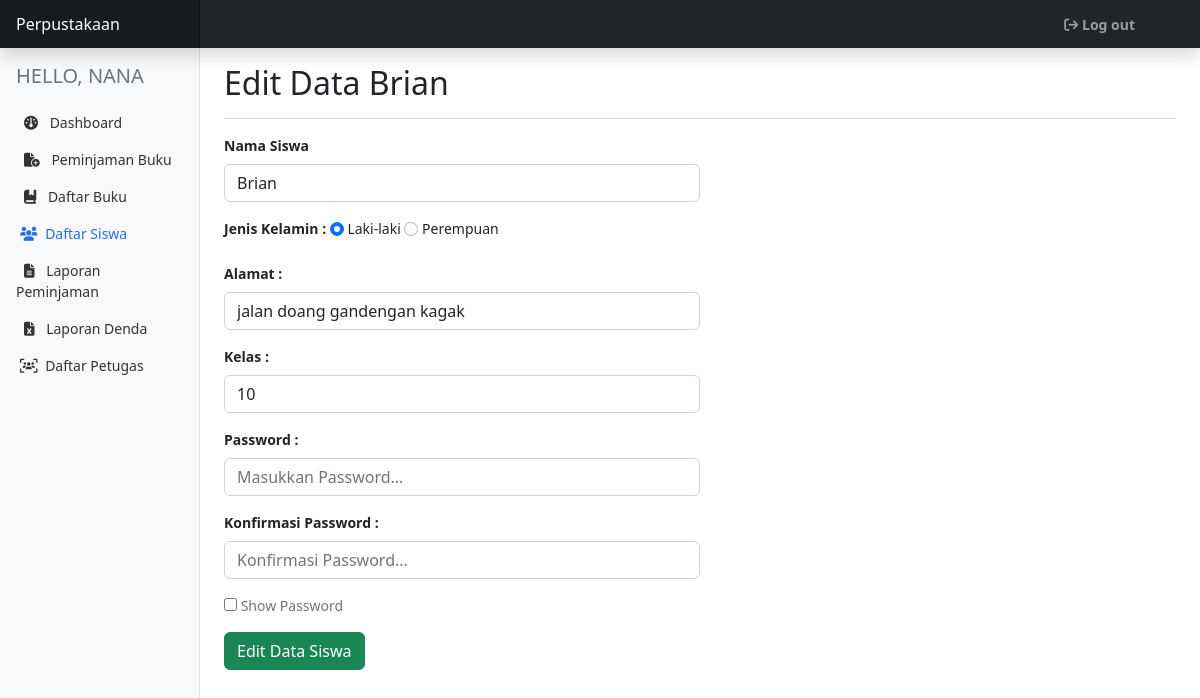
The page /petugas/edit-siswa.php?id=1 (signed in) on the database its author committed.
### tables this page shows
CREATE TABLE `petugas` (
  `nip` int(11) NOT NULL,
  `nama` varchar(50) NOT NULL,
  `jenis_kelamin` enum('L','P') NOT NULL,
  `alamat` varchar(50) NOT NULL,
  `password` varchar(50) NOT NULL,
  `id_level` int(2) NOT NULL
);

CREATE TABLE `siswa` (
  `nis` int(11) NOT NULL,
  `nama` varchar(50) NOT NULL,
  `jenis_kelamin` enum('L','P') NOT NULL,
  `alamat` varchar(50) NOT NULL,
  `id_kelas` int(2) NOT NULL
);

### petugas/edit-siswa.php (the view, shortened to what this page needs)
<!doctype html>
<html lang="en">
<head>
    <link href="../assets/dist/css/bootstrap.min.css" rel="stylesheet">
    <link rel="stylesheet" href="https://cdnjs.cloudflare.com/ajax/libs/font-awesome/6.1.2/css/all.min.css">
    <link rel="stylesheet" href="../assets/bootstrap/css/bootstrap.min.css">
    <link href="../assets/dashboard/dashboard.css" rel="stylesheet">
</head>
<body>
    <?php
        include "../config.php";
        $nip = $_SESSION['nip'];
        $query = mysqli_query ($db, "SELECT * FROM petugas WHERE nip='$nip'");
        $data = mysqli_fetch_array($query);
        ?>
<header class="navbar navbar-dark sticky-top bg-dark flex-md-nowrap p-0 shadow">
    <a class="navbar-brand col-md-3 col-lg-2 me-0 px-3 fs-6" href="#">Perpustakaan</a>
    <div class="navbar-nav">
        <div class="nav-item text-nowrap">
            <form method="POST">
                <button type="submit" class="nav-link btn btn-dark fw-bold px-3 mx-5" name="logout"><i class="fa-solid fa-arrow-right-from-bracket"></i> Log out</button>
            </form>
        </div>
    </div>
</header>
<div class="container-fluid">
    <div class="row">
        <nav id="sidebarMenu" class="col-md-3 col-lg-2 d-md-block bg-light sidebar collapse">
            <div class="position-sticky pt-3 sidebar-sticky">
                <h5 class="heading d-flex justify-content-between align-items-center px-3 mb-3 text-muted text-uppercase">
                    <span>Hello, <?= $data['nama'] ?></span>
                </h5>
                <ul class="nav flex-column">
                    <li class="nav-item">
                        <a class="nav-link" aria-current="page" href="dashboard.php">
                        <i class="fa-solid fa-gauge mx-2"></i>
                        Dashboard
                        </a>
                    </li>
                    <li class="nav-item">
                        <a class="nav-link" aria-current="page" href="peminjaman.php">
                        <i class="fa-solid fa-file-circle-plus mx-2"></i>
                        Peminjaman Buku
                        </a>
                    </li>
                    <li class="nav-item">
                        <a class="nav-link" aria-current="page" href="daftar-buku.php">
                        <i class="fa-solid fa-book-bookmark mx-2"></i>
                        Daftar Buku
                        </a>
                    </li>
                    <li class="nav-item">
                        <a class="nav-link active" aria-current="page" href="daftar-siswa.php">
                        <i class="fa-solid fa-users mx-1"></i>
                        Daftar Siswa
                        </a>
                    </li>
                    <li class="nav-item">
                        <a class="nav-link" aria-current="page" href="daftar-peminjaman.php">
                        <i class="fa-solid fa-file-lines mx-2"></i>
                        Laporan Peminjaman
                        </a>
                    </li>
                    <li class="nav-item">
                        <a class="nav-link" aria-current="page" href="laporan-denda.php">
                        <i class="fa-solid fa-file-excel mx-2"></i>
                        Laporan Denda
                        </a>
                    </li>
                    <?php
                        if($_SESSION['level'] == 1){
                    ?>
                    <li class="nav-item">
                        <a class="nav-link" aria-current="page" href="daftar-petugas.php">
                        <i class="fa-solid fa-users-viewfinder mx-1"></i>
                        Daftar Petugas
                        </a>
                    </li>
                    <?php
                        }
                    ?>
                </ul>
            </div>
        </nav>
        <main class="col-md-9 ms-sm-auto col-lg-10 px-md-4">
            <?php
                $id = $_GET['id'];
                $take = mysqli_query($db, "SELECT * FROM siswa JOIN kelas ON siswa.id_kelas = kelas.id_kelas JOIN usersiswa ON siswa.nis = usersiswa.nis WHERE siswa.nis = $id");
                $data1 = mysqli_fetch_assoc($take);
            ?>
            <div class="d-flex justify-content-between flex-wrap flex-md-nowrap align-items-center pt-3 pb-2 mb-3 border-bottom">
                <h1 class="h2">Edit Data <?= $data1['nama'] ?></h1>
            </div>
            <div class="row mt-3">
                <form action="" method="POST">
                    <div class="mb-3">
                        <label class="form-label fw-bold">Nama Siswa</label>
                        <input type="text" name="nama" id="nama" class="form-control w-50" placeholder="Masukkan Nama Siswa..." value="<?= $data1['nama'] ?>" required>
                    </div>
                    <div class="mb-3">
                        <label for="exampleFormControlInput1" class="form-label fw-bold">Jenis Kelamin : </label>
                        <input class="form-check-input" type="radio" name="jk" value="L" checked>
                        <label class="form-check-label" for="exampleRadios1">
                            Laki-laki
                        </label>
                        <input class="form-check-input" type="radio" name="jk" value="P">
                        <label class="form-check-label" for="exampleRadios1">
                            Perempuan
                        </label>
                    </div>
                    <div class="mb-3">
                        <label for="exampleFormControlInput1" class="form-label fw-bold">Alamat : </label>
                        <input type="text" name="alamat" class="form-control w-50" placeholder="Masukkan Alamat..." value="<?= $data1['alamat'] ?>" required>
                    </div>
                    <div class="mb-3">
                    <label class="form-label fw-bold">Kelas :</label>
                        <div class="dropdown">
                            <select class="form-control w-50" aria-label="Default select example" name="id_kelas">
                                <?php
                                    $kel = mysqli_query($db, "SELECT * FROM kelas");
                                    while($data = mysqli_fetch_assoc($kel)) {
                                ?>
                                <option value="<?= $data['id_kelas']?>"> <?= $data['nama_kelas'] ?> </option>
                                <?php
                                    }
                                ?>
                            </select>
                        </div>
                    </div>
                    <div class="mb-3">
                        <label for="exampleFormControlInput1" class="form-label fw-bold">Password : </label>
                        <input type="password" id="password" name="password" class="form-control w-50" placeholder="Masukkan Password..." required>
                    </div>
                    <div class="mb-3">
                        <label for="exampleFormControlInput1" class="form-label fw-bold">Konfirmasi Password : </label>
                        <input type="password" id="konfirmasi" name="konfirmasi" class="form-control w-50" placeholder="Konfirmasi Password..." required>
                    </div>
                    <div class="checkbox mb-3">
                        <label class="text-secondary">
                            <input type="checkbox" id="show" onclick="showPassword()"> Show Password
                        </label>
                    </div>
                    <button type="submit" class="btn btn-success" name="submit" id="submit">Edit Data Siswa</button>
                </form>
            </div>
        </main>
    </div>
</div>
</body>
</html>

### assets/dashboard/dashboard.css (style rules this page uses)
body { font-size: .875rem; }
.sidebar { position: fixed; top: 0; bottom: 0; left: 0; z-index: 100; padding: 48px 0 0; box-shadow: inset -1px 0 0 rgba(0, 0, 0, .1); }
.sidebar-sticky { height: calc(100vh - 48px); overflow-x: hidden; overflow-y: auto; }
.sidebar .nav-link { font-weight: 500; color: #333; }
.sidebar .nav-link.active { color: #2470dc; }
.navbar-brand { padding-top: .75rem; padding-bottom: .75rem; background-color: rgba(0, 0, 0, .25); box-shadow: inset -1px 0 0 rgba(0, 0, 0, .25); }

### rows shown on the page
petugas: nama "NANA"
siswa: nama "Brian", alamat "jalan doang gandengan kagak"

### other values the page prints
form field id_kelas "10"
